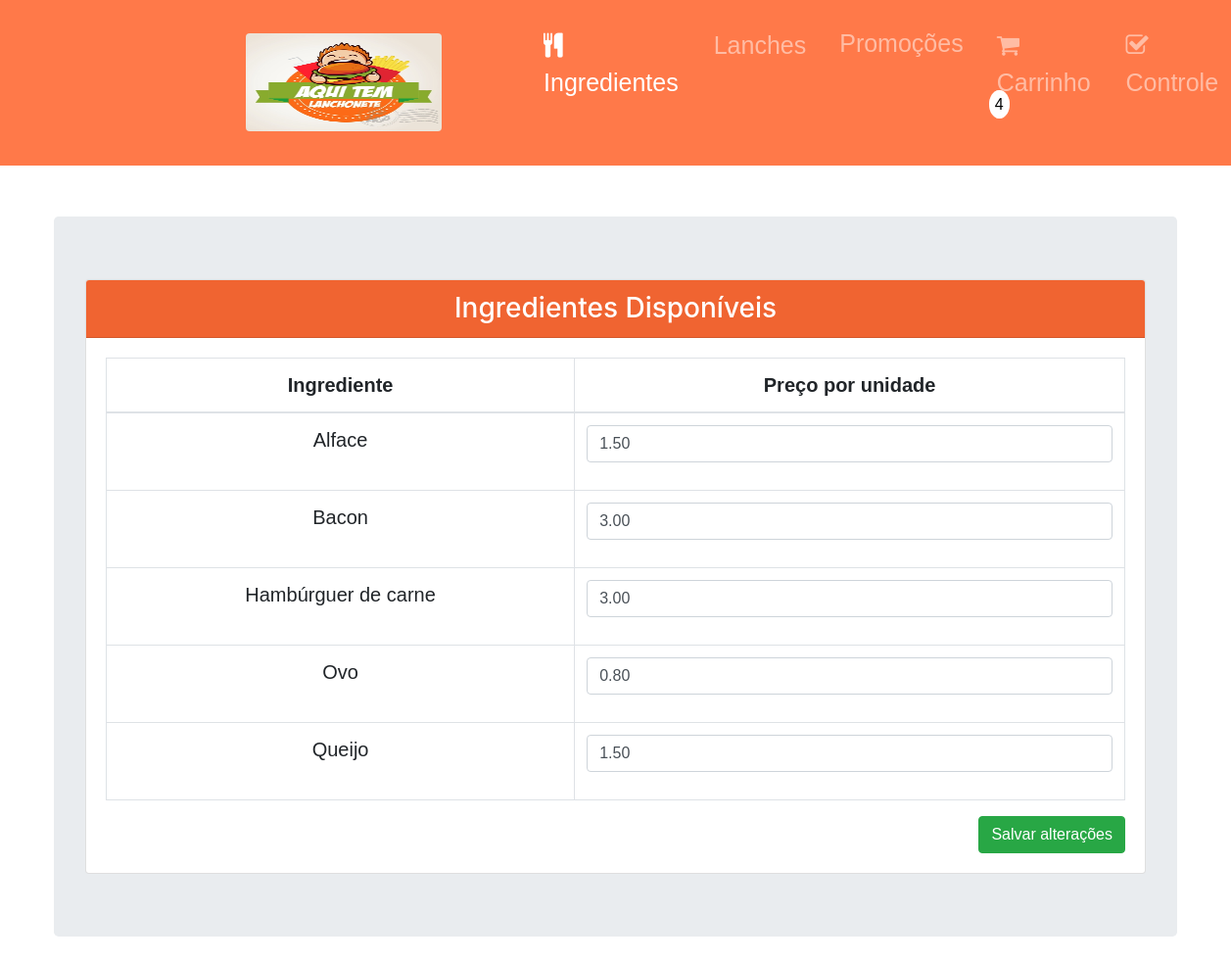
Page /snacks/ingredients/ on the earlier database version.
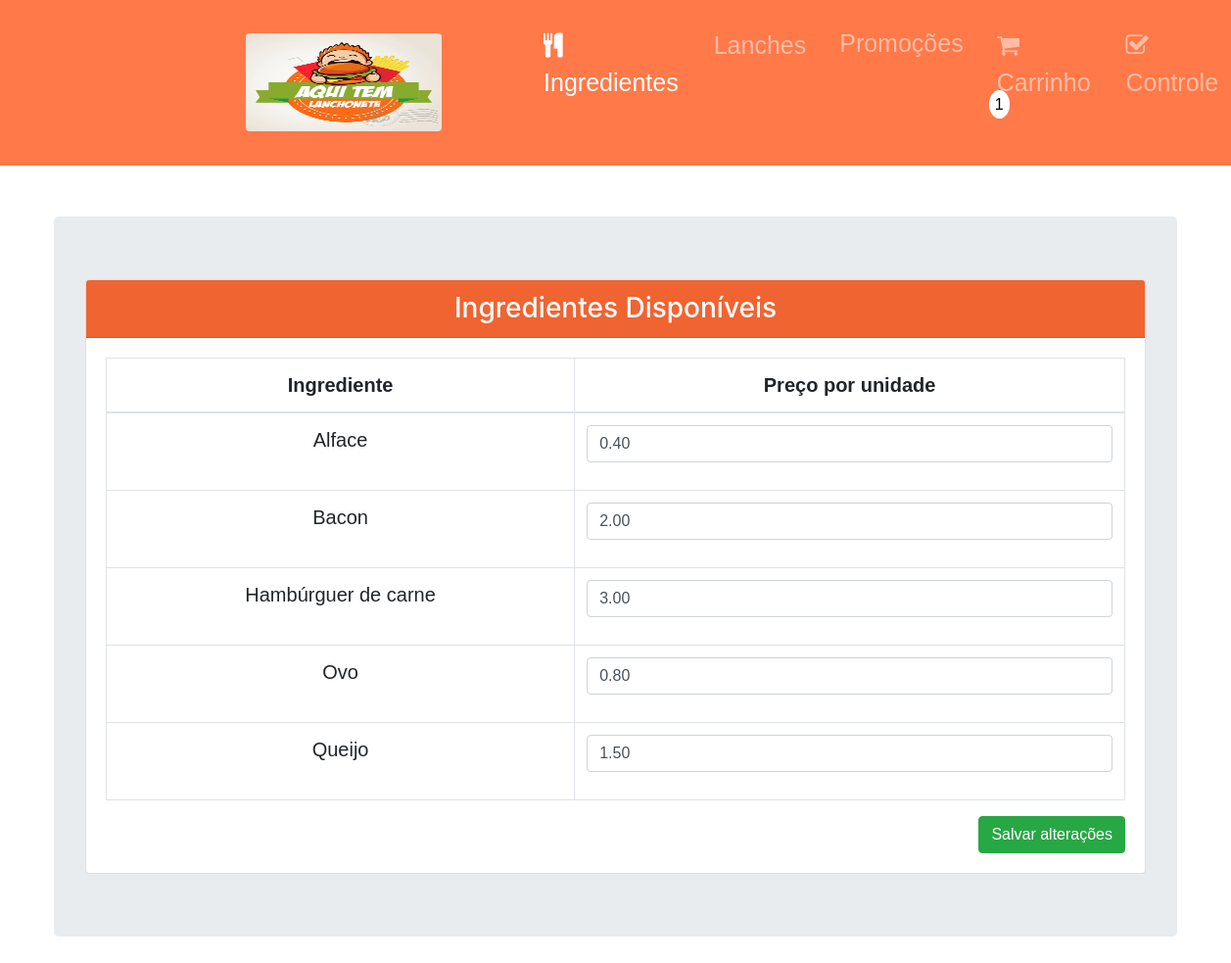
Same page on the later database version.
### snackbar/models.py (models this page shows)
class Ingredient(models.Model):
    name = models.CharField(max_length=255, null=False, verbose_name="Nome do Ingrediente")
    value =  models.FloatField(null=True, verbose_name="Valor do Ingrediente")
    category = models.IntegerField(null=True, verbose_name="Categoria do ingrediente 1-Alface | 2-Bacon | 3-Hambúrguer de carne | 4-Ovo | 5-Queijo")

### snackbar/views.py (the view, shortened to what this page needs)
# urls.py: path('snacks/ingredients/', views.ingredients),
@csrf_exempt
def ingredients(request):
    sopping_cart = SoppingCart.objects.filter(is_buy=False)
    ingredients = Ingredient.objects.all()
    return render(request, 'ingredients.html', {'ingredients':ingredients, 'sopping_cart':sopping_cart})

### snackbar/templates/ingredients.html (shortened to what this page needs)
{% extends "base.html" %}
{% load static %}
{% block content %}
<div class="container-fluid" id="snacks_list">
    <div class="col-md-12 col-lg-12 col-xs-12" id="snack_card">
        <div class="jumbotron">
            <div class="card">
                <h3 class="card-header text-white no-margin text-center" id="card_header"> Ingredientes Disponíveis </h3>
                <div class="card-body">
                    <table class="table table-bordered text-center">
                        <thead>
                            <tr>
                                <th scope="col"> Ingrediente </th>
                                <th scope="col"> Preço por unidade </th>
                            </tr>
                        </thead>
                        <tbody>
                            <form id="form-ingredient" method="POST" action="/snacks/ingredients/">
                            {%for ingredient in ingredients%}
                            <tr>
                                <td>{{ingredient.name}}</td>
                                <td>
                                    <div class="form-group">
                                        <input id="input_{{ingredient.id}}"
                                            name="input_{{ingredient.id}}"
                                            type="text"
                                            value="{{ingredient.value|floatformat:2}}"
                                            min="0"
                                            pattern="\d*"
                                            class="ingredient_input form-control"
                                            maxlength="10">
                                    </div>
                                </td>
                            </tr>
                            {% endfor %}
                            </form>
                        </tbody>
                    </table>
                    <button type="button" onclick="sendForm('form-ingredient')" class="btn btn-success pull-right">Salvar alterações</button>
                </div>
            </div>
        </div>
    </div>
</div>
{% endblock %}

Differences in the rows shown:
changed Ingredient "Alface": input_1 "1.50" → "0.40"
changed Ingredient "Bacon": input_2 "3.00" → "2.00"
Other differences:
{{ sopping_cart.count }}: "4" → "1"
